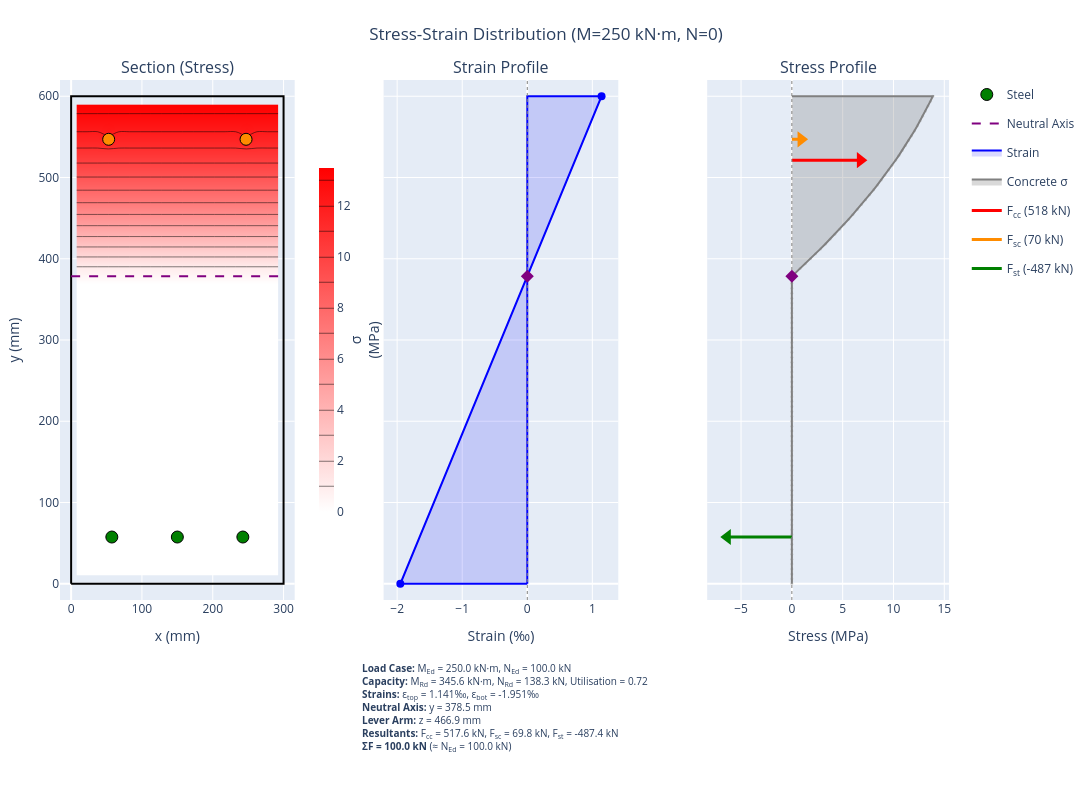

Write notebook code for a chart like this one.
### Markdown cell above
### 2.4 Stress-Strain Visualization

Visualize the strain profile and stress distribution for a specific load case.

### Code cell
# Visualize stress-strain for LC1 (pure bending)
bending_check.plot_stress_strain(
    M_Ed=250,
    N_Ed=100,
    title="Stress-Strain Distribution (M=250 kN·m, N=0)",
    section_render="filled",
    height=800,
    show=False,
)

### Figure 1 — Plotly figure (JSON) as saved in the notebook; plotly's stock layout.template omitted (floating-point values rounded to 4 significant figures; data arrays with more than 128 entries replaced by an {"elided": "..."} marker saying what was removed)
{"data": [{"line": {"color": "black", "width": 2}, "mode": "lines", "name": "Section outline", "showlegend": false, "type": "scatter", "x": [0, 300, 300, 0, 0], "xaxis": "x", "y": [0, 0, 600, 600, 0], "yaxis": "y"}, {"colorbar": {"len": 0.7, "thickness": 15, "title": {"side": "right", "text": "σ<br>(MPa)"}, "x": 0.28, "y": 0.5}, "colorscale": [[0, "white"], [1, "red"]], "contours": {"coloring": "heatmap"}, "hovertemplate": "x: %{x:.1f} mm<br>y: %{y:.1f} mm<br>σ: %{z:.2f} MPa<extra>Concrete</extra>", "name": "Concrete", "showlegend": false, "showscale": true, "type": "contour", "x": [7.5, 22.5, 37.5, 52.5, 67.5, 82.5, 97.5, 112.5, 127.5, 142.5, 157.5, 172.5, 187.5, 202.5, 217.5, 232.5, 247.5, 262.5, 277.5, 292.5], "xaxis": "x", "y": [10.0, 30.0, 50.0, 70.0, 90.0, 110.0, 130.0, 150.0, 170.0, 190.0, 210.0, 230.0, 250.0, 270.0, 290.0, 310.0, 330.0, 350.0, 370.0, 390.0, 410.0, 430.0, 450.0, 470.0, 490.0, 510.0, 530.0, 550.0, 570.0, 590.0], "yaxis": "y", "z": {"elided": "30x20 float values"}, "zmax": 13.48, "zmin": 0}, {"customdata": [[-331.0, -1.655, -162.5], [-331.0, -1.655, -162.5], [-331.0, -1.655, -162.5], [173.7, 0.8683, 34.92], [173.7, 0.8683, 34.92]], "hovertemplate": "x: %{x:.1f} mm<br>y: %{y:.1f} mm<br>σ: %{customdata[0]:.1f} MPa<br>ε: %{customdata[1]:.3f} ‰<br>F: %{customdata[2]:.1f} kN<br><extra>Steel</extra>", "marker": {"color": ["green", "green", "green", "darkorange", "darkorange"], "line": {"color": "black", "width": 1}, "size": 12}, "mode": "markers", "name": "Steel", "showlegend": true, "type": "scatter", "x": [57.5, 150.0, 242.5, 53.0, 247.0], "xaxis": "x", "y": [57.5, 57.5, 57.5, 547.0, 547.0], "yaxis": "y"}, {"line": {"color": "purple", "dash": "dash", "width": 2}, "mode": "lines", "name": "Neutral Axis", "showlegend": true, "type": "scatter", "x": [0, 300], "xaxis": "x", "y": [378.5, 378.5], "yaxis": "y"}, {"fill": "toself", "fillcolor": "rgba(0, 0, 255, 0.15)", "hovertemplate": "ε: %{x:.3f} ‰<br>y: %{y:.1f} mm<extra></extra>", "line": {"color": "blue", "width": 2}, "mode": "lines", "name": "Strain", "type": "scatter", "x": [0, -1.951, 1.141, 0, 0], "xaxis": "x2", "y": [0, 0, 600, 600, 0], "yaxis": "y2"}, {"hovertemplate": "ε: %{x:.3f} ‰<br>y: %{y:.1f} mm<extra></extra>", "marker": {"color": "blue", "size": 8}, "mode": "markers", "showlegend": false, "type": "scatter", "x": [-1.951, 1.141], "xaxis": "x2", "y": [0, 600], "yaxis": "y2"}, {"line": {"color": "gray", "dash": "dot", "width": 1}, "mode": "lines", "showlegend": false, "type": "scatter", "x": [0, 0], "xaxis": "x2", "y": [-20, 620], "yaxis": "y2"}, {"hovertemplate": "Neutral Axis<br>y: 378.5 mm<extra></extra>", "marker": {"color": "purple", "size": 10, "symbol": "diamond"}, "mode": "markers", "name": "NA", "showlegend": false, "type": "scatter", "x": [0], "xaxis": "x2", "y": [378.5], "yaxis": "y2"}, {"fill": "toself", "fillcolor": "rgba(128, 128, 128, 0.3)", "hoverinfo": "skip", "legendgroup": "concrete_stress", "line": {"color": "gray", "width": 2}, "mode": "lines", "name": "Concrete σ", "type": "scatter", "x": [0.0, 0.0, 0.0, 0.0, 0.0, 0.0, 0.0, 0.0, 0.0, 0.0, 0.0, 0.0, 0.0, 0.0, 0.0, 0.0, 0.0, 0.0, 0.0, 0.0, 0.0, 0.0, 0.0, 0.0, 0.0, 0.0, 0.0, 0.0, 0.0, 0.0, 0.0, 0.0, 0.0, 0.0, 0.0, 0.0, 0.0, 0.0, 0.0, 0.0, 0.0, 0.0, 0.0, 0.0, 0.0, 0.0, 0.0, 0.0, 0.0, 0.0, 0.0, 0.0, 0.0, 0.0, 0.0, 0.0, 0.0, 0.0, 0.0, 0.0, 0.0, 0.0, 0.0, 0.0, 0.2856, 0.808, 1.322, 1.828, 2.326, 2.815, 3.296, 3.768, 4.233, 4.689, 5.137, 5.576, 6.007, 6.43, 6.845, 7.251, 7.649, 8.039, 8.42, 8.794, 9.158, 9.515, 9.863, 10.2, 10.53, 10.86, 11.17, 11.48, 11.78, 12.07, 12.35, 12.62, 12.89, 13.15, 13.4, 13.64, 13.87, 0.0], "xaxis": "x3", "y": [0.0, 0.0, 6.061, 12.12, 18.18, 24.24, 30.3, 36.36, 42.42, 48.48, 54.55, 60.61, 66.67, 72.73, 78.79, 84.85, 90.91, 96.97, 103.0, 109.1, 115.2, 121.2, 127.3, 133.3, 139.4, 145.5, 151.5, 157.6, 163.6, 169.7, 175.8, 181.8, 187.9, 193.9, 200.0, 206.1, 212.1, 218.2, 224.2, 230.3, 236.4, 242.4, 248.5, 254.5, 260.6, 266.7, 272.7, 278.8, 284.8, 290.9, 297.0, 303.0, 309.1, 315.2, 321.2, 327.3, 333.3, 339.4, 345.5, 351.5, 357.6, 363.6, 369.7, 375.8, 381.8, 387.9, 393.9, 400.0, 406.1, 412.1, 418.2, 424.2, 430.3, 436.4, 442.4, 448.5, 454.5, 460.6, 466.7, 472.7, 478.8, 484.8, 490.9, 497.0, 503.0, 509.1, 515.2, 521.2, 527.3, 533.3, 539.4, 545.5, 551.5, 557.6, 563.6, 569.7, 575.8, 581.8, 587.9, 593.9, 600.0, 600.0], "yaxis": "y3"}, {"hovertemplate": "%{text}<extra>Concrete</extra>", "legendgroup": "concrete_stress", "marker": {"color": "gray", "opacity": 0.3, "size": 3}, "mode": "markers", "showlegend": false, "text": ["σ: 0.00 MPa<br>ε: -1.951 ‰<br>y: 0.0 mm", "σ: 0.00 MPa<br>ε: -1.920 ‰<br>y: 6.1 mm", "σ: 0.00 MPa<br>ε: -1.889 ‰<br>y: 12.1 mm", "σ: 0.00 MPa<br>ε: -1.857 ‰<br>y: 18.2 mm", "σ: 0.00 MPa<br>ε: -1.826 ‰<br>y: 24.2 mm", "σ: 0.00 MPa<br>ε: -1.795 ‰<br>y: 30.3 mm", "σ: 0.00 MPa<br>ε: -1.764 ‰<br>y: 36.4 mm", "σ: 0.00 MPa<br>ε: -1.733 ‰<br>y: 42.4 mm", "σ: 0.00 MPa<br>ε: -1.701 ‰<br>y: 48.5 mm", "σ: 0.00 MPa<br>ε: -1.670 ‰<br>y: 54.5 mm", "σ: 0.00 MPa<br>ε: -1.639 ‰<br>y: 60.6 mm", "σ: 0.00 MPa<br>ε: -1.608 ‰<br>y: 66.7 mm", "σ: 0.00 MPa<br>ε: -1.576 ‰<br>y: 72.7 mm", "σ: 0.00 MPa<br>ε: -1.545 ‰<br>y: 78.8 mm", "σ: 0.00 MPa<br>ε: -1.514 ‰<br>y: 84.8 mm", "σ: 0.00 MPa<br>ε: -1.483 ‰<br>y: 90.9 mm", "σ: 0.00 MPa<br>ε: -1.451 ‰<br>y: 97.0 mm", "σ: 0.00 MPa<br>ε: -1.420 ‰<br>y: 103.0 mm", "σ: 0.00 MPa<br>ε: -1.389 ‰<br>y: 109.1 mm", "σ: 0.00 MPa<br>ε: -1.358 ‰<br>y: 115.2 mm", "σ: 0.00 MPa<br>ε: -1.326 ‰<br>y: 121.2 mm", "σ: 0.00 MPa<br>ε: -1.295 ‰<br>y: 127.3 mm", "σ: 0.00 MPa<br>ε: -1.264 ‰<br>y: 133.3 mm", "σ: 0.00 MPa<br>ε: -1.233 ‰<br>y: 139.4 mm", "σ: 0.00 MPa<br>ε: -1.201 ‰<br>y: 145.5 mm", "σ: 0.00 MPa<br>ε: -1.170 ‰<br>y: 151.5 mm", "σ: 0.00 MPa<br>ε: -1.139 ‰<br>y: 157.6 mm", "σ: 0.00 MPa<br>ε: -1.108 ‰<br>y: 163.6 mm", "σ: 0.00 MPa<br>ε: -1.077 ‰<br>y: 169.7 mm", "σ: 0.00 MPa<br>ε: -1.045 ‰<br>y: 175.8 mm", "σ: 0.00 MPa<br>ε: -1.014 ‰<br>y: 181.8 mm", "σ: 0.00 MPa<br>ε: -0.983 ‰<br>y: 187.9 mm", "σ: 0.00 MPa<br>ε: -0.952 ‰<br>y: 193.9 mm", "σ: 0.00 MPa<br>ε: -0.920 ‰<br>y: 200.0 mm", "σ: 0.00 MPa<br>ε: -0.889 ‰<br>y: 206.1 mm", "σ: 0.00 MPa<br>ε: -0.858 ‰<br>y: 212.1 mm", "σ: 0.00 MPa<br>ε: -0.827 ‰<br>y: 218.2 mm", "σ: 0.00 MPa<br>ε: -0.795 ‰<br>y: 224.2 mm", "σ: 0.00 MPa<br>ε: -0.764 ‰<br>y: 230.3 mm", "σ: 0.00 MPa<br>ε: -0.733 ‰<br>y: 236.4 mm", "σ: 0.00 MPa<br>ε: -0.702 ‰<br>y: 242.4 mm", "σ: 0.00 MPa<br>ε: -0.670 ‰<br>y: 248.5 mm", "σ: 0.00 MPa<br>ε: -0.639 ‰<br>y: 254.5 mm", "σ: 0.00 MPa<br>ε: -0.608 ‰<br>y: 260.6 mm", "σ: 0.00 MPa<br>ε: -0.577 ‰<br>y: 266.7 mm", "σ: 0.00 MPa<br>ε: -0.545 ‰<br>y: 272.7 mm", "σ: 0.00 MPa<br>ε: -0.514 ‰<br>y: 278.8 mm", "σ: 0.00 MPa<br>ε: -0.483 ‰<br>y: 284.8 mm", "σ: 0.00 MPa<br>ε: -0.452 ‰<br>y: 290.9 mm", "σ: 0.00 MPa<br>ε: -0.420 ‰<br>y: 297.0 mm", "σ: 0.00 MPa<br>ε: -0.389 ‰<br>y: 303.0 mm", "σ: 0.00 MPa<br>ε: -0.358 ‰<br>y: 309.1 mm", "σ: 0.00 MPa<br>ε: -0.327 ‰<br>y: 315.2 mm", "σ: 0.00 MPa<br>ε: -0.296 ‰<br>y: 321.2 mm", "σ: 0.00 MPa<br>ε: -0.264 ‰<br>y: 327.3 mm", "σ: 0.00 MPa<br>ε: -0.233 ‰<br>y: 333.3 mm", "σ: 0.00 MPa<br>ε: -0.202 ‰<br>y: 339.4 mm", "σ: 0.00 MPa<br>ε: -0.171 ‰<br>y: 345.5 mm", "σ: 0.00 MPa<br>ε: -0.139 ‰<br>y: 351.5 mm", "σ: 0.00 MPa<br>ε: -0.108 ‰<br>y: 357.6 mm", "σ: 0.00 MPa<br>ε: -0.077 ‰<br>y: 363.6 mm", "σ: 0.00 MPa<br>ε: -0.046 ‰<br>y: 369.7 mm", "σ: 0.00 MPa<br>ε: -0.014 ‰<br>y: 375.8 mm", "σ: 0.29 MPa<br>ε: 0.017 ‰<br>y: 381.8 mm", "σ: 0.81 MPa<br>ε: 0.048 ‰<br>y: 387.9 mm", "σ: 1.32 MPa<br>ε: 0.079 ‰<br>y: 393.9 mm", "σ: 1.83 MPa<br>ε: 0.111 ‰<br>y: 400.0 mm", "σ: 2.33 MPa<br>ε: 0.142 ‰<br>y: 406.1 mm", "σ: 2.81 MPa<br>ε: 0.173 ‰<br>y: 412.1 mm", "σ: 3.30 MPa<br>ε: 0.204 ‰<br>y: 418.2 mm", "σ: 3.77 MPa<br>ε: 0.236 ‰<br>y: 424.2 mm", "σ: 4.23 MPa<br>ε: 0.267 ‰<br>y: 430.3 mm", "σ: 4.69 MPa<br>ε: 0.298 ‰<br>y: 436.4 mm", "σ: 5.14 MPa<br>ε: 0.329 ‰<br>y: 442.4 mm", "σ: 5.58 MPa<br>ε: 0.361 ‰<br>y: 448.5 mm", "σ: 6.01 MPa<br>ε: 0.392 ‰<br>y: 454.5 mm", "σ: 6.43 MPa<br>ε: 0.423 ‰<br>y: 460.6 mm", "σ: 6.84 MPa<br>ε: 0.454 ‰<br>y: 466.7 mm", "σ: 7.25 MPa<br>ε: 0.485 ‰<br>y: 472.7 mm", "σ: 7.65 MPa<br>ε: 0.517 ‰<br>y: 478.8 mm", "σ: 8.04 MPa<br>ε: 0.548 ‰<br>y: 484.8 mm", "σ: 8.42 MPa<br>ε: 0.579 ‰<br>y: 490.9 mm", "σ: 8.79 MPa<br>ε: 0.610 ‰<br>y: 497.0 mm", "σ: 9.16 MPa<br>ε: 0.642 ‰<br>y: 503.0 mm", "σ: 9.51 MPa<br>ε: 0.673 ‰<br>y: 509.1 mm", "σ: 9.86 MPa<br>ε: 0.704 ‰<br>y: 515.2 mm", "σ: 10.20 MPa<br>ε: 0.735 ‰<br>y: 521.2 mm", "σ: 10.53 MPa<br>ε: 0.767 ‰<br>y: 527.3 mm", "σ: 10.86 MPa<br>ε: 0.798 ‰<br>y: 533.3 mm", "σ: 11.17 MPa<br>ε: 0.829 ‰<br>y: 539.4 mm", "σ: 11.48 MPa<br>ε: 0.860 ‰<br>y: 545.5 mm", "σ: 11.78 MPa<br>ε: 0.892 ‰<br>y: 551.5 mm", "σ: 12.07 MPa<br>ε: 0.923 ‰<br>y: 557.6 mm", "σ: 12.35 MPa<br>ε: 0.954 ‰<br>y: 563.6 mm", "σ: 12.62 MPa<br>ε: 0.985 ‰<br>y: 569.7 mm", "σ: 12.89 MPa<br>ε: 1.017 ‰<br>y: 575.8 mm", "σ: 13.15 MPa<br>ε: 1.048 ‰<br>y: 581.8 mm", "σ: 13.40 MPa<br>ε: 1.079 ‰<br>y: 587.9 mm", "σ: 13.64 MPa<br>ε: 1.110 ‰<br>y: 593.9 mm", "σ: 13.87 MPa<br>ε: 1.141 ‰<br>y: 600.0 mm"], "type": "scatter", "x": [0.0, 0.0, 0.0, 0.0, 0.0, 0.0, 0.0, 0.0, 0.0, 0.0, 0.0, 0.0, 0.0, 0.0, 0.0, 0.0, 0.0, 0.0, 0.0, 0.0, 0.0, 0.0, 0.0, 0.0, 0.0, 0.0, 0.0, 0.0, 0.0, 0.0, 0.0, 0.0, 0.0, 0.0, 0.0, 0.0, 0.0, 0.0, 0.0, 0.0, 0.0, 0.0, 0.0, 0.0, 0.0, 0.0, 0.0, 0.0, 0.0, 0.0, 0.0, 0.0, 0.0, 0.0, 0.0, 0.0, 0.0, 0.0, 0.0, 0.0, 0.0, 0.0, 0.0, 0.2856, 0.808, 1.322, 1.828, 2.326, 2.815, 3.296, 3.768, 4.233, 4.689, 5.137, 5.576, 6.007, 6.43, 6.845, 7.251, 7.649, 8.039, 8.42, 8.794, 9.158, 9.515, 9.863, 10.2, 10.53, 10.86, 11.17, 11.48, 11.78, 12.07, 12.35, 12.62, 12.89, 13.15, 13.4, 13.64, 13.87], "xaxis": "x3", "y": [0.0, 6.061, 12.12, 18.18, 24.24, 30.3, 36.36, 42.42, 48.48, 54.55, 60.61, 66.67, 72.73, 78.79, 84.85, 90.91, 96.97, 103.0, 109.1, 115.2, 121.2, 127.3, 133.3, 139.4, 145.5, 151.5, 157.6, 163.6, 169.7, 175.8, 181.8, 187.9, 193.9, 200.0, 206.1, 212.1, 218.2, 224.2, 230.3, 236.4, 242.4, 248.5, 254.5, 260.6, 266.7, 272.7, 278.8, 284.8, 290.9, 297.0, 303.0, 309.1, 315.2, 321.2, 327.3, 333.3, 339.4, 345.5, 351.5, 357.6, 363.6, 369.7, 375.8, 381.8, 387.9, 393.9, 400.0, 406.1, 412.1, 418.2, 424.2, 430.3, 436.4, 442.4, 448.5, 454.5, 460.6, 466.7, 472.7, 478.8, 484.8, 490.9, 497.0, 503.0, 509.1, 515.2, 521.2, 527.3, 533.3, 539.4, 545.5, 551.5, 557.6, 563.6, 569.7, 575.8, 581.8, 587.9, 593.9, 600.0], "yaxis": "y3"}, {"hovertemplate": "F<sub>cc</sub> = 517.6 kN<br>y = 521.3 mm<extra>Concrete Compression</extra>", "legendgroup": "F<sub>cc</sub>", "line": {"color": "red", "width": 3}, "mode": "lines", "name": "F<sub>cc</sub> (518 kN)", "type": "scatter", "x": [0, 6.74], "xaxis": "x3", "y": [521.3, 521.3], "yaxis": "y3"}, {"hoverinfo": "skip", "legendgroup": "F<sub>cc</sub>", "marker": {"color": "red", "size": 14, "symbol": "triangle-right"}, "mode": "markers", "showlegend": false, "type": "scatter", "x": [6.74], "xaxis": "x3", "y": [521.3], "yaxis": "y3"}, {"hovertemplate": "F<sub>sc</sub> = 69.8 kN<br>y = 547.0 mm<extra>Steel Compression</extra>", "legendgroup": "F<sub>sc</sub>", "line": {"color": "darkorange", "width": 3}, "mode": "lines", "name": "F<sub>sc</sub> (70 kN)", "type": "scatter", "x": [0, 0.9094], "xaxis": "x3", "y": [547, 547], "yaxis": "y3"}, {"hoverinfo": "skip", "legendgroup": "F<sub>sc</sub>", "marker": {"color": "darkorange", "size": 14, "symbol": "triangle-right"}, "mode": "markers", "showlegend": false, "type": "scatter", "x": [0.9094], "xaxis": "x3", "y": [547], "yaxis": "y3"}, {"hovertemplate": "F<sub>st</sub> = -487.4 kN<br>y = 57.5 mm<extra>Steel Tension</extra>", "legendgroup": "F<sub>st</sub>", "line": {"color": "green", "width": 3}, "mode": "lines", "name": "F<sub>st</sub> (-487 kN)", "type": "scatter", "x": [0, -6.347], "xaxis": "x3", "y": [57.5, 57.5], "yaxis": "y3"}, {"hoverinfo": "skip", "legendgroup": "F<sub>st</sub>", "marker": {"color": "green", "size": 14, "symbol": "triangle-left"}, "mode": "markers", "showlegend": false, "type": "scatter", "x": [-6.347], "xaxis": "x3", "y": [57.5], "yaxis": "y3"}, {"line": {"color": "gray", "dash": "dot", "width": 1}, "mode": "lines", "showlegend": false, "type": "scatter", "x": [0, 0], "xaxis": "x3", "y": [-20, 620], "yaxis": "y3"}, {"hovertemplate": "Neutral Axis<br>y: 378.5 mm<extra></extra>", "marker": {"color": "purple", "size": 10, "symbol": "diamond"}, "mode": "markers", "showlegend": false, "type": "scatter", "x": [0], "xaxis": "x3", "y": [378.5], "yaxis": "y3"}], "layout": {"annotations": [{"font": {"size": 16}, "showarrow": false, "text": "Section (Stress)", "x": 0.132, "xanchor": "center", "xref": "paper", "y": 1, "yanchor": "bottom", "yref": "paper"}, {"font": {"size": 16}, "showarrow": false, "text": "Strain Profile", "x": 0.496, "xanchor": "center", "xref": "paper", "y": 1, "yanchor": "bottom", "yref": "paper"}, {"font": {"size": 16}, "showarrow": false, "text": "Stress Profile", "x": 0.864, "xanchor": "center", "xref": "paper", "y": 1, "yanchor": "bottom", "yref": "paper"}, {"align": "left", "font": {"size": 10}, "showarrow": false, "text": "<b>Load Case:</b> M<sub>Ed</sub> = 250.0 kN·m, N<sub>Ed</sub> = 100.0 kN<br><b>Capacity:</b> M<sub>Rd</sub> = 345.6 kN·m, N<sub>Rd</sub> = 138.3 kN, Utilisation = 0.72<br><b>Strains:</b> ε<sub>top</sub> = 1.141‰, ε<sub>bot</sub> = -1.951‰<br><b>Neutral Axis:</b> y = 378.5 mm<br><b>Lever Arm:</b> z = 466.9 mm<br><b>Resultants:</b> F<sub>cc</sub> = 517.6 kN, F<sub>sc</sub> = 69.8 kN, F<sub>st</sub> = -487.4 kN<br><b>ΣF = 100.0 kN</b> (≈ N<sub>Ed</sub> = 100.0 kN)", "x": 0.5, "xref": "paper", "y": -0.3, "yref": "paper"}], "height": 800, "legend": {"x": 1.02, "y": 1}, "margin": {"b": 200, "l": 60, "r": 120, "t": 80}, "showlegend": true, "title": {"text": "Stress-Strain Distribution (M=250 kN·m, N=0)", "x": 0.5}, "width": 1200, "xaxis": {"anchor": "y", "domain": [0, 0.264], "range": [-15.71, 315.7], "title": {"text": "x (mm)"}}, "xaxis2": {"anchor": "y2", "domain": [0.364, 0.628], "title": {"text": "Strain (‰)"}}, "xaxis3": {"anchor": "y3", "domain": [0.728, 1], "range": [-8.33, 15.46], "title": {"text": "Stress (MPa)"}}, "yaxis": {"anchor": "x", "domain": [0, 1], "range": [-20, 620], "title": {"text": "y (mm)"}}, "yaxis2": {"anchor": "x2", "domain": [0, 1], "matches": "y", "showticklabels": false}, "yaxis3": {"anchor": "x3", "domain": [0, 1], "matches": "y", "showticklabels": false}}}
